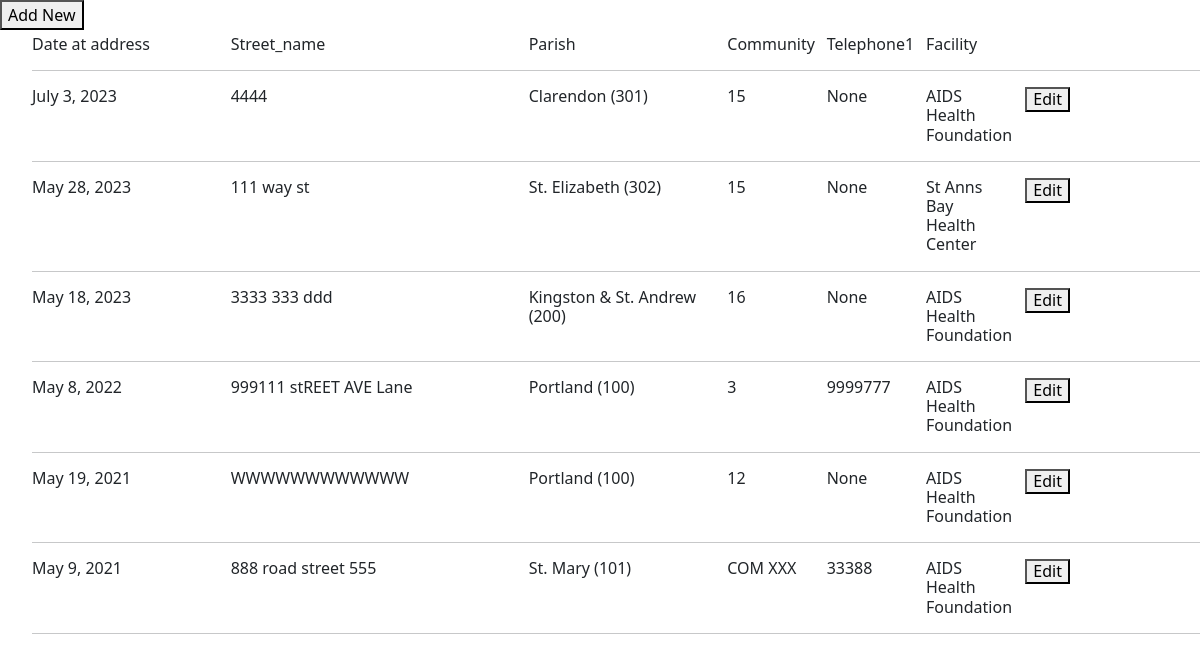
Screenshot of /client/address_list/1/ (signed in) with the database file from the repository.
### prep_app/models.py (models this page shows, shortened)
class Address(TSIS2BaseModel):
    client = models.ForeignKey("Client", blank=False, null=False, on_delete=models.PROTECT)
    date_at_address = models.DateField(blank=False, null=False)
    street_name = models.CharField(max_length=255, blank=True, null=True)
    parish = models.ForeignKey("Parish", blank=False, null=False, on_delete=models.PROTECT)
    community =  models.CharField(max_length=255, blank=True, null=True)
    telephone_cell1 = models.CharField(max_length=255, blank=True, null=True)
    telephone_cell2 = models.CharField(max_length=255, blank=True, null=True)
    notes = models.TextField(blank=True, null=True)
    facility = models.ForeignKey("Facility", on_delete=models.CASCADE)

class Parish(TSIS2BaseModel):
    region  = models.ForeignKey("RegionCode", blank=False, null=False, on_delete=models.PROTECT)
    name = models.CharField(max_length=255, blank=False, null=False)
    code = models.CharField(max_length=255, blank=False, null=False)
    abbreviation = models.CharField(max_length=10, blank=False, null=False, default="Unk")
    objects = ParishManager()
    def __str__(self):
        return "%s (%s)" % (self.name, self.code)

class Facility(TSIS2BaseModel):
    name = models.CharField(max_length=255, blank=False, null=False)
    code = models.CharField(max_length=255, blank=False, null=False, unique=True)
    lab_ref_code = models.CharField(max_length=255, blank=True, null=True, verbose_name='LAB reference code')
    address1 = models.CharField(max_length=255, blank=True, null=True)
    parish = models.ForeignKey("Parish", blank=False, null=False,
                               related_name='facility_parish', on_delete=models.PROTECT)
    organization = models.ForeignKey("Organization", blank=False, null=False, related_name="facility_organization", on_delete=models.PROTECT)

### prep_app/views.py (the view)
# urls.py: path('address_list/<int:client_id>/', address_list, name='address_list'),
def address_list(request, client_id):
    if request.session.get('User') is None:
        return redirect('login_user')
    client = get_object_or_404(Client, pk=client_id)
    addresses = Address.objects.filter(client_id=client_id).order_by('-date_at_address')
    return render(request, 'address_list.html', {'addresses': addresses, 'client_id': client_id})

### prep_app/base_model.py (called while the page is built)
    def get_queryset(self):
        if self.include_deleted:
            return TSIS2BaseQuerySet(self.model)
        return TSIS2BaseQuerySet(self.model).filter(deleted_at=None)

### accounts/templates/address_list.html (shortened to what this page needs)
{% load widget_tweaks %}
{% load bootstrap5 %}
{% bootstrap_css %}
{% load crispy_forms_tags %}
</head>
{% block content %}
<div class="col-md-4">  <button onclick="popup2({{ client.id }})">Add New</button>  </div>
<ul>
  <b><div class="row h6">
    <div class="col-md-2"> Date at address </div>
    <div class="col-md-3">   Street_name</div>
    <div class="col-md-2">  Parish </div>
    <div class="col-md-1"> Community </div>
    <div class="col-md-1"> Telephone1 </div>
    <div class="col-md-1"> Facility </div>
  </div> </b>
<hr>
{% for address in addresses %}
<div class="row h6">
    <div class="col-md-2">  {{ address.date_at_address }}</div>
    <div class="col-md-3">  {{ address.street_name }}</div>
    <div class="col-md-2">  {{ address.parish }}</div>
    <div class="col-md-1">  {{ address.community }}</div>
    <div class="col-md-1">  {{ address.telephone_cell1 }}</div>
    <div class="col-md-1">  {{ address.facility.name  }}</div>
    <div class="col-md-1"> <button onclick="popup({{ address.id }})">Edit</button>  </div>
  </div>
  <hr>
{% empty %}
<p style="font-size:12px; "> No data found - Click <b>'Add New'</b> to create new record </p>
{% endfor %}
</ul>
{% endblock %}

### accounts/templates/address_list.html (style rules this page uses)
.row { margin-bottom: 5px; margin-top: 5px; }

### rows the page displays
Address: date_at_address "July 3, 2023", street_name "4444", parish "Clarendon (301)", community "15", telephone_cell1 "None", facility.name "AIDS Health Foundation"
Address: date_at_address "May 28, 2023", street_name "111 way st", parish "St. Elizabeth (302)", community "15", telephone_cell1 "None", facility.name "St Anns Bay Health Center"
Address: date_at_address "May 18, 2023", street_name "3333 333 ddd", parish "Kingston & St. Andrew (200)", community "16", telephone_cell1 "None", facility.name "AIDS Health Foundation"
Address: date_at_address "May 8, 2022", street_name "999111 stREET AVE Lane", parish "Portland (100)", community "3", telephone_cell1 "9999777", facility.name "AIDS Health Foundation"
Address: date_at_address "May 19, 2021", street_name "WWWWWWWWWWWW", parish "Portland (100)", community "12", telephone_cell1 "None", facility.name "AIDS Health Foundation"
Address: date_at_address "May 9, 2021", street_name "888 road street 555", parish "St. Mary (101)", community "COM XXX", telephone_cell1 "33388", facility.name "AIDS Health Foundation"
